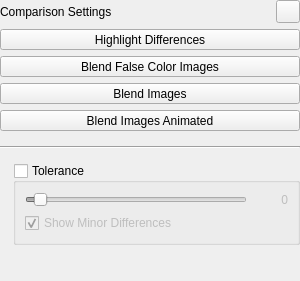
<?xml version="1.0" encoding="UTF-8"?>
<ui version="4.0">
 <class>ComparisonSettings</class>
 <widget class="QWidget" name="ComparisonSettings">
  <property name="geometry">
   <rect>
    <x>0</x>
    <y>0</y>
    <width>300</width>
    <height>281</height>
   </rect>
  </property>
  <property name="sizePolicy">
   <sizepolicy hsizetype="Preferred" vsizetype="Minimum">
    <horstretch>0</horstretch>
    <verstretch>0</verstretch>
   </sizepolicy>
  </property>
  <property name="minimumSize">
   <size>
    <width>300</width>
    <height>250</height>
   </size>
  </property>
  <property name="windowTitle">
   <string>Form</string>
  </property>
  <layout class="QVBoxLayout">
   <property name="leftMargin">
    <number>0</number>
   </property>
   <property name="topMargin">
    <number>0</number>
   </property>
   <property name="rightMargin">
    <number>0</number>
   </property>
   <property name="bottomMargin">
    <number>0</number>
   </property>
   <item>
    <layout class="QHBoxLayout" name="horizontalLayout">
     <item>
      <widget class="QLabel" name="label_3">
       <property name="text">
        <string>Comparison Settings</string>
       </property>
      </widget>
     </item>
     <item>
      <widget class="QToolButton" name="reset">
       <property name="toolTip">
        <string>Reset Comparison Settings</string>
       </property>
       <property name="icon">
        <iconset theme="undo">
         <normaloff>.</normaloff>.</iconset>
       </property>
      </widget>
     </item>
    </layout>
   </item>
   <item>
    <layout class="QVBoxLayout" name="verticalLayout">
     <item>
      <widget class="QToolButton" name="modeHighlightDifferences">
       <property name="sizePolicy">
        <sizepolicy hsizetype="Expanding" vsizetype="Fixed">
         <horstretch>0</horstretch>
         <verstretch>0</verstretch>
        </sizepolicy>
       </property>
       <property name="text">
        <string>Highlight Differences</string>
       </property>
       <property name="icon">
        <iconset resource="../../external/icons.qrc">
         <normaloff>:/icons/icons/comparison-mode-differences.svg</normaloff>:/icons/icons/comparison-mode-differences.svg</iconset>
       </property>
       <property name="shortcut">
        <string>Ctrl+1</string>
       </property>
       <property name="checkable">
        <bool>true</bool>
       </property>
       <property name="autoExclusive">
        <bool>true</bool>
       </property>
       <property name="toolButtonStyle">
        <enum>Qt::ToolButtonTextBesideIcon</enum>
       </property>
      </widget>
     </item>
     <item>
      <widget class="QToolButton" name="modeBlendImagesFalseColors">
       <property name="sizePolicy">
        <sizepolicy hsizetype="Expanding" vsizetype="Fixed">
         <horstretch>0</horstretch>
         <verstretch>0</verstretch>
        </sizepolicy>
       </property>
       <property name="text">
        <string>Blend False Color Images</string>
       </property>
       <property name="icon">
        <iconset resource="../../external/icons.qrc">
         <normaloff>:/icons/icons/color.svg</normaloff>:/icons/icons/color.svg</iconset>
       </property>
       <property name="shortcut">
        <string>Ctrl+2</string>
       </property>
       <property name="checkable">
        <bool>true</bool>
       </property>
       <property name="autoExclusive">
        <bool>true</bool>
       </property>
       <property name="toolButtonStyle">
        <enum>Qt::ToolButtonTextBesideIcon</enum>
       </property>
      </widget>
     </item>
     <item>
      <widget class="QToolButton" name="modeBlendImagesTrueColors">
       <property name="sizePolicy">
        <sizepolicy hsizetype="Expanding" vsizetype="Fixed">
         <horstretch>0</horstretch>
         <verstretch>0</verstretch>
        </sizepolicy>
       </property>
       <property name="text">
        <string>Blend Images</string>
       </property>
       <property name="icon">
        <iconset resource="../../external/icons.qrc">
         <normaloff>:/icons/icons/comparison-mode-blend.svg</normaloff>:/icons/icons/comparison-mode-blend.svg</iconset>
       </property>
       <property name="shortcut">
        <string>Ctrl+3</string>
       </property>
       <property name="checkable">
        <bool>true</bool>
       </property>
       <property name="autoExclusive">
        <bool>true</bool>
       </property>
       <property name="toolButtonStyle">
        <enum>Qt::ToolButtonTextBesideIcon</enum>
       </property>
      </widget>
     </item>
     <item>
      <widget class="QToolButton" name="modeBlendImagesAnimated">
       <property name="sizePolicy">
        <sizepolicy hsizetype="Expanding" vsizetype="Fixed">
         <horstretch>0</horstretch>
         <verstretch>0</verstretch>
        </sizepolicy>
       </property>
       <property name="text">
        <string>Blend Images Animated</string>
       </property>
       <property name="icon">
        <iconset resource="../../external/icons.qrc">
         <normaloff>:/icons/icons/animation.svg</normaloff>:/icons/icons/animation.svg</iconset>
       </property>
       <property name="shortcut">
        <string>Ctrl+S, Ctrl+S, Ctrl+S</string>
       </property>
       <property name="checkable">
        <bool>true</bool>
       </property>
       <property name="autoExclusive">
        <bool>true</bool>
       </property>
       <property name="toolButtonStyle">
        <enum>Qt::ToolButtonTextBesideIcon</enum>
       </property>
      </widget>
     </item>
    </layout>
   </item>
   <item>
    <widget class="Line" name="line">
     <property name="minimumSize">
      <size>
       <width>0</width>
       <height>20</height>
      </size>
     </property>
     <property name="orientation">
      <enum>Qt::Horizontal</enum>
     </property>
    </widget>
   </item>
   <item>
    <widget class="QStackedWidget" name="modeOptions">
     <property name="currentIndex">
      <number>0</number>
     </property>
     <widget class="QWidget" name="highlightDifferencesOptionPage">
      <layout class="QGridLayout" name="gridLayout">
       <property name="leftMargin">
        <number>0</number>
       </property>
       <property name="topMargin">
        <number>0</number>
       </property>
       <property name="rightMargin">
        <number>0</number>
       </property>
       <property name="bottomMargin">
        <number>0</number>
       </property>
       <item row="0" column="2" rowspan="2">
        <widget class="QGroupBox" name="differenceToleranceEnabled">
         <property name="title">
          <string>Tolerance</string>
         </property>
         <property name="checkable">
          <bool>true</bool>
         </property>
         <property name="checked">
          <bool>false</bool>
         </property>
         <layout class="QGridLayout" name="gridLayout_4">
          <item row="0" column="1">
           <widget class="QLabel" name="differenceToleranceLabel">
            <property name="minimumSize">
             <size>
              <width>35</width>
              <height>0</height>
             </size>
            </property>
            <property name="text">
             <string>0</string>
            </property>
            <property name="alignment">
             <set>Qt::AlignRight|Qt::AlignTrailing|Qt::AlignVCenter</set>
            </property>
           </widget>
          </item>
          <item row="0" column="0">
           <widget class="QSlider" name="differenceTolerance">
            <property name="maximum">
             <number>255</number>
            </property>
            <property name="value">
             <number>10</number>
            </property>
            <property name="orientation">
             <enum>Qt::Horizontal</enum>
            </property>
           </widget>
          </item>
          <item row="1" column="0" colspan="2">
           <widget class="QCheckBox" name="showMinorDifferences">
            <property name="text">
             <string>Show Minor Differences</string>
            </property>
            <property name="checked">
             <bool>true</bool>
            </property>
           </widget>
          </item>
         </layout>
        </widget>
       </item>
       <item row="0" column="1">
        <widget class="QLabel" name="label_9">
         <property name="maximumSize">
          <size>
           <width>16</width>
           <height>16</height>
          </size>
         </property>
         <property name="pixmap">
          <pixmap resource="../../external/icons.qrc">:/icons/icons/tolerance.svg</pixmap>
         </property>
         <property name="scaledContents">
          <bool>true</bool>
         </property>
        </widget>
       </item>
       <item row="2" column="1" colspan="2">
        <spacer name="verticalSpacer_2">
         <property name="orientation">
          <enum>Qt::Vertical</enum>
         </property>
         <property name="sizeHint" stdset="0">
          <size>
           <width>0</width>
           <height>0</height>
          </size>
         </property>
        </spacer>
       </item>
      </layout>
     </widget>
     <widget class="QWidget" name="blendImagesOptionPage">
      <layout class="QGridLayout" name="gridLayout_2">
       <property name="leftMargin">
        <number>0</number>
       </property>
       <property name="topMargin">
        <number>0</number>
       </property>
       <property name="rightMargin">
        <number>0</number>
       </property>
       <property name="bottomMargin">
        <number>0</number>
       </property>
       <item row="4" column="0" colspan="5">
        <spacer name="verticalSpacer">
         <property name="orientation">
          <enum>Qt::Vertical</enum>
         </property>
         <property name="sizeType">
          <enum>QSizePolicy::MinimumExpanding</enum>
         </property>
         <property name="sizeHint" stdset="0">
          <size>
           <width>0</width>
           <height>0</height>
          </size>
         </property>
        </spacer>
       </item>
       <item row="0" column="3">
        <widget class="QLabel" name="blendRightLabel">
         <property name="text">
          <string>Right</string>
         </property>
        </widget>
       </item>
       <item row="0" column="0">
        <widget class="QLabel" name="label_2">
         <property name="maximumSize">
          <size>
           <width>16</width>
           <height>16</height>
          </size>
         </property>
         <property name="pixmap">
          <pixmap resource="../../external/icons.qrc">:/icons/icons/linear.svg</pixmap>
         </property>
         <property name="scaledContents">
          <bool>true</bool>
         </property>
        </widget>
       </item>
       <item row="0" column="2">
        <widget class="QSlider" name="blendPosition">
         <property name="maximum">
          <number>1000</number>
         </property>
         <property name="singleStep">
          <number>10</number>
         </property>
         <property name="pageStep">
          <number>100</number>
         </property>
         <property name="value">
          <number>500</number>
         </property>
         <property name="orientation">
          <enum>Qt::Horizontal</enum>
         </property>
        </widget>
       </item>
       <item row="2" column="0" rowspan="2" colspan="5">
        <widget class="QFrame" name="blendColors">
         <layout class="QGridLayout" name="gridLayout_5" columnstretch="0,0,1,0">
          <property name="leftMargin">
           <number>0</number>
          </property>
          <property name="topMargin">
           <number>0</number>
          </property>
          <property name="rightMargin">
           <number>0</number>
          </property>
          <property name="bottomMargin">
           <number>0</number>
          </property>
          <item row="2" column="3">
           <widget class="QToolButton" name="resetRightBlendColor">
            <property name="toolTip">
             <string>Reset Right Color</string>
            </property>
            <property name="icon">
             <iconset theme="undo">
              <normaloff>.</normaloff>.</iconset>
            </property>
           </widget>
          </item>
          <item row="1" column="0">
           <widget class="QLabel" name="label_8">
            <property name="maximumSize">
             <size>
              <width>16</width>
              <height>16</height>
             </size>
            </property>
            <property name="pixmap">
             <pixmap resource="../../external/icons.qrc">:/icons/icons/select-color.svg</pixmap>
            </property>
            <property name="scaledContents">
             <bool>true</bool>
            </property>
           </widget>
          </item>
          <item row="2" column="1">
           <widget class="QLabel" name="label_7">
            <property name="text">
             <string>Right Color</string>
            </property>
           </widget>
          </item>
          <item row="1" column="3">
           <widget class="QToolButton" name="resetLeftBlendColor">
            <property name="toolTip">
             <string>Reset Left Color</string>
            </property>
            <property name="icon">
             <iconset theme="undo">
              <normaloff>.</normaloff>.</iconset>
            </property>
           </widget>
          </item>
          <item row="1" column="2">
           <widget class="ColorPicker" name="leftBlendColor"/>
          </item>
          <item row="2" column="2">
           <widget class="ColorPicker" name="rightBlendColor"/>
          </item>
          <item row="1" column="1">
           <widget class="QLabel" name="label_4">
            <property name="text">
             <string>Left Color</string>
            </property>
           </widget>
          </item>
          <item row="0" column="1" colspan="3">
           <widget class="Line" name="line_2">
            <property name="minimumSize">
             <size>
              <width>0</width>
              <height>20</height>
             </size>
            </property>
            <property name="orientation">
             <enum>Qt::Horizontal</enum>
            </property>
           </widget>
          </item>
         </layout>
        </widget>
       </item>
       <item row="0" column="1">
        <widget class="QLabel" name="blendLeftLabel">
         <property name="text">
          <string>Left</string>
         </property>
        </widget>
       </item>
       <item row="0" column="4">
        <widget class="QToolButton" name="resetBlendPosition">
         <property name="toolTip">
          <string>Reset Blending Position</string>
         </property>
         <property name="icon">
          <iconset theme="undo">
           <normaloff>.</normaloff>.</iconset>
         </property>
        </widget>
       </item>
      </layout>
     </widget>
     <widget class="QWidget" name="blendImagesAnimatedOptionPage">
      <layout class="QGridLayout" name="gridLayout_3">
       <property name="leftMargin">
        <number>0</number>
       </property>
       <property name="topMargin">
        <number>0</number>
       </property>
       <property name="rightMargin">
        <number>0</number>
       </property>
       <property name="bottomMargin">
        <number>0</number>
       </property>
       <item row="0" column="0">
        <widget class="QLabel" name="label_5">
         <property name="maximumSize">
          <size>
           <width>16</width>
           <height>16</height>
          </size>
         </property>
         <property name="pixmap">
          <pixmap resource="../../external/icons.qrc">:/icons/icons/clock-speed.svg</pixmap>
         </property>
         <property name="scaledContents">
          <bool>true</bool>
         </property>
        </widget>
       </item>
       <item row="0" column="1">
        <widget class="QLabel" name="label">
         <property name="text">
          <string>Speed</string>
         </property>
        </widget>
       </item>
       <item row="1" column="1" colspan="3">
        <widget class="QCheckBox" name="animationContinuous">
         <property name="text">
          <string>Continuous</string>
         </property>
        </widget>
       </item>
       <item row="0" column="2">
        <widget class="QSlider" name="animationSpeed">
         <property name="maximum">
          <number>100</number>
         </property>
         <property name="value">
          <number>50</number>
         </property>
         <property name="orientation">
          <enum>Qt::Horizontal</enum>
         </property>
        </widget>
       </item>
       <item row="1" column="0">
        <widget class="QLabel" name="label_6">
         <property name="maximumSize">
          <size>
           <width>16</width>
           <height>16</height>
          </size>
         </property>
         <property name="pixmap">
          <pixmap resource="../../external/icons.qrc">:/icons/icons/triangle-wave.svg</pixmap>
         </property>
         <property name="scaledContents">
          <bool>true</bool>
         </property>
        </widget>
       </item>
       <item row="0" column="3">
        <widget class="QToolButton" name="resetAnimationSpeed">
         <property name="toolTip">
          <string>Reset Speed</string>
         </property>
         <property name="icon">
          <iconset theme="undo">
           <normaloff>.</normaloff>.</iconset>
         </property>
        </widget>
       </item>
       <item row="2" column="0" colspan="4">
        <spacer name="verticalSpacer_3">
         <property name="orientation">
          <enum>Qt::Vertical</enum>
         </property>
         <property name="sizeHint" stdset="0">
          <size>
           <width>0</width>
           <height>0</height>
          </size>
         </property>
        </spacer>
       </item>
      </layout>
     </widget>
    </widget>
   </item>
  </layout>
 </widget>
 <customwidgets>
  <customwidget>
   <class>ColorPicker</class>
   <extends>QPushButton</extends>
   <header>widgets/color_picker.h</header>
  </customwidget>
 </customwidgets>
 <resources>
  <include location="../../external/icons.qrc"/>
 </resources>
 <connections/>
</ui>
